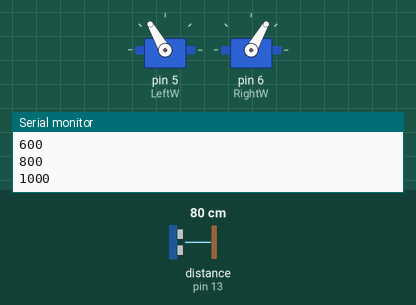
Simulated run of this sketch. Board: Arduino Uno, built with avr-gcc and run on an emulated ATmega328P. On the bench: 2 × servo, the last lines printed to the serial monitor. Wiring (inferred from the names in the program): ultrasonic range finder: trigger pin 12; echo pin 13. Inputs (shaded band) come from the test bench; at power-on: distance to the obstacle (sensor on pin 13) 80 cm. The echo pulse lasts 58.3 µs per cm.

Above: at 1.2 s.
1.3 s: distance to the obstacle (sensor on pin 13) set to 6 cm
2.8 s: distance to the obstacle (sensor on pin 13) set to 3 cm
At 3.7 s:
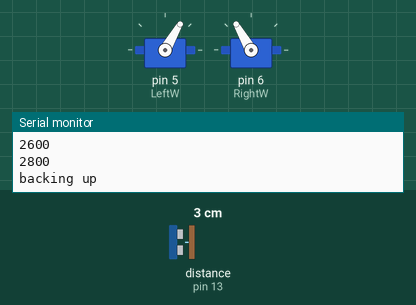
4.4 s: distance to the obstacle (sensor on pin 13) set to 9 cm
At 6.3 s:
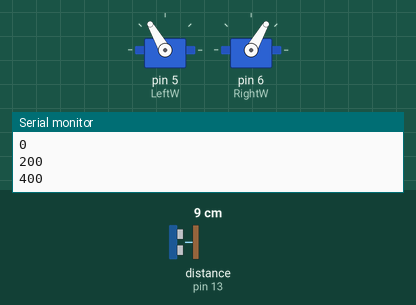
Timing chart, 0 to 7.8 s (numbered marks = the images above; inputs shaded):
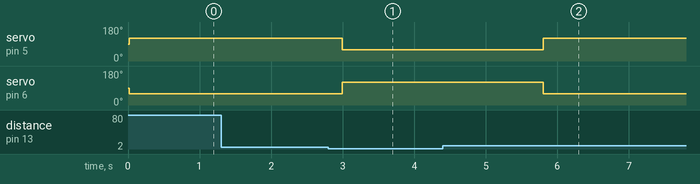

Measured:
- the behaviour switches between 5 and 4 cm on distance to the obstacle (sensor on pin 13) (found by bisection; images 0 and 1)
- after the input at 2.8 s, servo on pin 5 (LeftW): 120° → 60° after 0.19 s; servo on pin 6 (RightW): 60° → 120° after 0.19 s
- after the input at 4.4 s, servo on pin 5 (LeftW): 60° → 120° after 1.4 s; servo on pin 6 (RightW): 120° → 60° after 1.4 s

The sketch:

Pat-Robot.ino
```cpp
//DESCRIPTION
//
//A Patrol Robot -- Feel free to hack this code!

//WIRING
//
//Ultrasonic was connected with
//vcc     -> 5v
//trigPin -> digital 12
//echoPin -> digital 13
//Gnd     -> gnd
//
//Servos pwm wire (the white or yellow wire) connects to digital pins 5 and 6 (if the robot rolls backwards, simply swap the 5 and 6 wires).
//Servos' red wires  -> 5v
//Servos' black or brown wire -> GND


#include <Servo.h>
int trigPin = 12;
int echoPin = 13;

long cm;
long duration;
long distance;

Servo LeftW;
Servo RightW;

int time_until_wall=0;

void setup()
{
  LeftW.attach(5);
  RightW.attach(6);

  pinMode(trigPin, OUTPUT);
  pinMode(echoPin, INPUT);

  Serial.begin(9600);
}


void loop()
{
  cm = getDistance();
  if (cm < 5){
    Serial.println("backing up");
    goBackward();
    delay(time_until_wall);
    time_until_wall = 0;
  }
  else{
    goForward();
    delay(200);
    time_until_wall += 200;
   }
  Serial.println(time_until_wall);
}

//Movement functions
void goForward()
{
    LeftW.write(120); // change this to 180 for full speed
    RightW.write(60); // change this to 0 for full speed
}

void goBackward()
{
    LeftW.write(60);
    RightW.write(120);
}


//Ultrasonic code
long getDistance()
{
  delay(10);
  //trigger the device
  digitalWrite(trigPin, LOW);
  delayMicroseconds(2);
  digitalWrite(trigPin, HIGH);
  delayMicroseconds(10);
  digitalWrite(trigPin, LOW);

//how long it has been since we sent the ping
  duration = pulseIn(echoPin, HIGH);

//convert the duration to centimeters ( div by 2 because to and frro)
  cm = duration/27/2;
  return cm;
}
```
